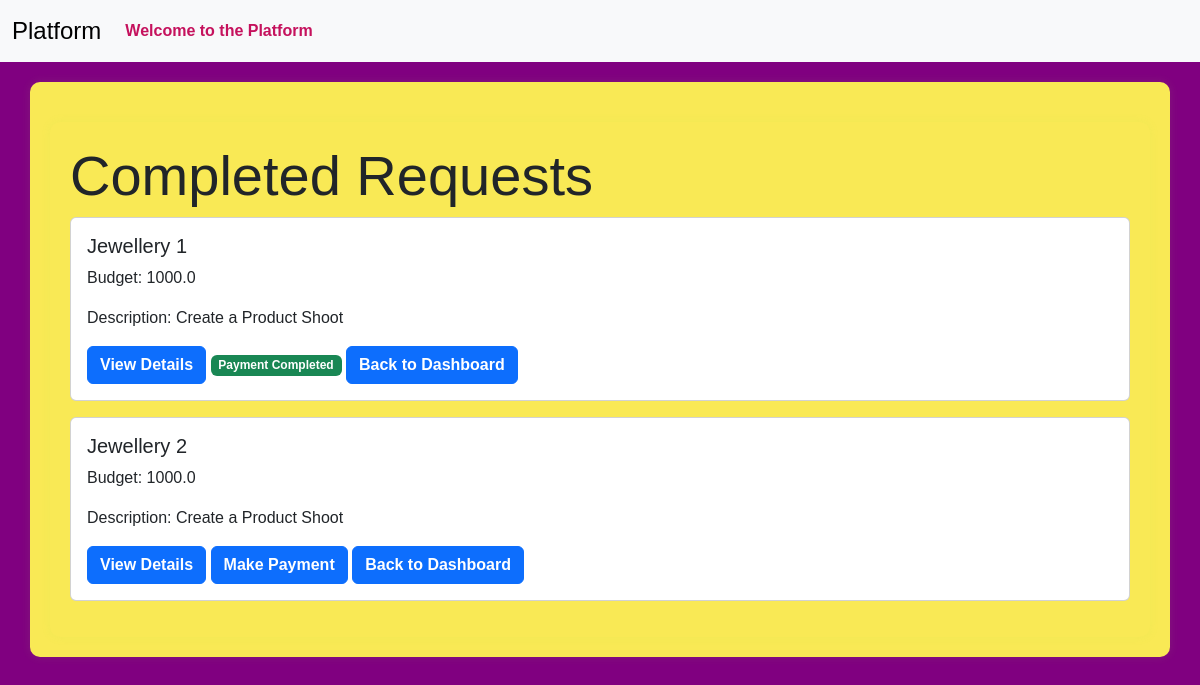
/completed_requests (signed in), run on an earlier commit of the app's database.
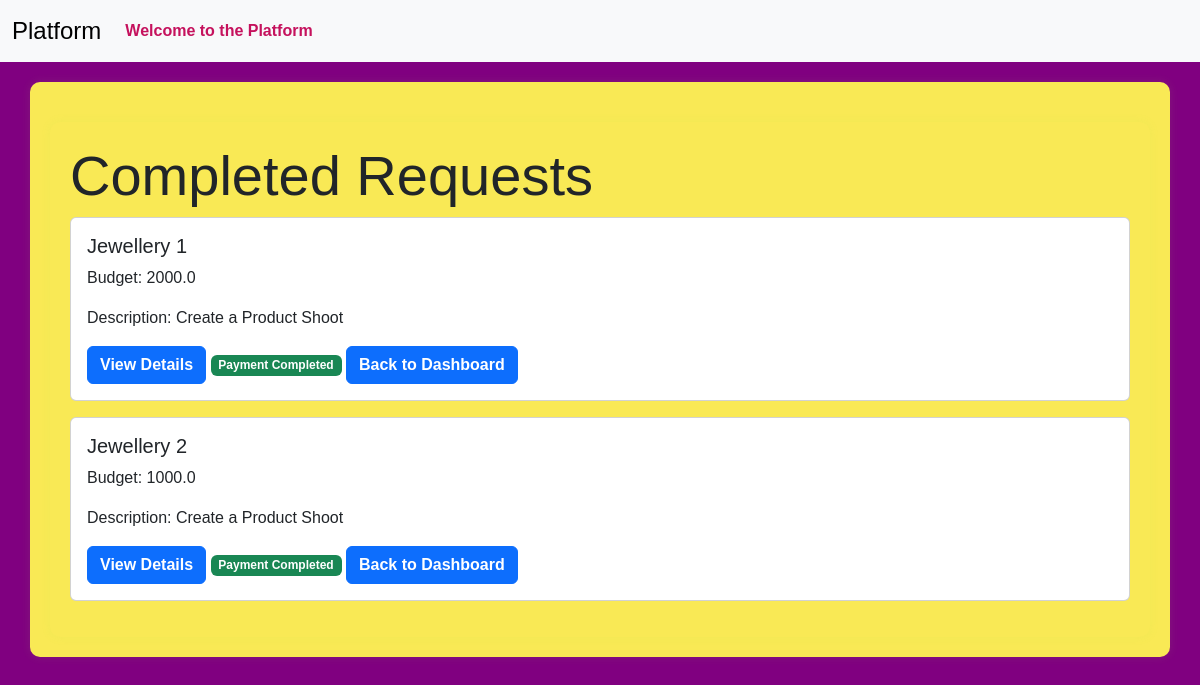
And on a later commit of the database.
### models.py (models this page shows)
class Campaign(db.Model):
    __tablename__ = 'campaign'
    id = Column(Integer, primary_key=True)
    name = Column(String(256), unique=False)
    description = Column(Text, nullable=True)
    start_date = Column(Date, nullable=False,default=date.today())
    end_date = Column(Date, nullable=False,default=lambda:date.today()+timedelta(days=30))
    budget = Column(Float, nullable=False,default=0.0)
    visibility = Column(Enum('public', 'private', name='visibility_enum'), nullable=False, default='public')
    sponsor_id = Column(Integer, ForeignKey('sponsor.id'), nullable=False)
    flagged = Column(Boolean, default=False)
    status = Column(String(20), nullable=False,default='In Progress')
    niche = db.Column(db.Enum(NicheEnum), nullable=True)
    completion_status = Column(Boolean, default=False)
    sponsor = relationship('Sponsor', backref='campaigns', overlaps="sponsor_campaigns,sponsor_relation")

### routes.py (the view)
@app.route('/completed_requests')
@login_required
def completed_requests():
    if not isinstance(current_user,Sponsor):
        return "Unauthorized", 403
    completed_campaigns=Campaign.query.filter(Campaign.sponsor_id==current_user.id, Campaign.status.in_(['Completed','Payment Completed'])).all()
    return render_template('completed_requests.html', completed_campaigns= completed_campaigns)

### app.py (called while the page is built)
@login_manager.user_loader
def load_user(user_id):
    return User.query.get(int(user_id))

### templates/completed_requests.html (shortened to what this page needs)
{% extends 'layout.html' %}
{% block content %}
<div class="container">
    <h1 class="display-4"> Completed Requests</h1>
    {% for campaign in completed_campaigns %}
      <div class="card mb-3">
        <div class="card-body">
            <h5 class="card-title">{{campaign.name}}</h5>
            <p>Budget: {{campaign.budget}}</p>
            <p>Description: {{campaign.description}}</p>
            <a href="{{url_for('view_campaign',campaign_id=campaign.id)}}" class="btn btn-primary">View Details</a>
            {% if campaign.status == 'Payment Completed' %}
                    <span class="badge bg-success">Payment Completed</span>
            {% else %}
               <a href="{{url_for('make_payment',campaign_id=campaign.id)}}" class="btn btn-primary">Make Payment</a>
            {% endif %}
            <a href="{{url_for('sponsor_dashboard')}}" class="btn btn-primary">Back to Dashboard</a>
        </div>
      </div>
    {% endfor %}
</div>
{% endblock %}

What changed in the data, as far as the page shows it:
changed Campaign "Jewellery 1": budget "1000.0" → "2000.0"
changed Campaign "Jewellery 2": status "Make Payment" → "Payment Completed"
